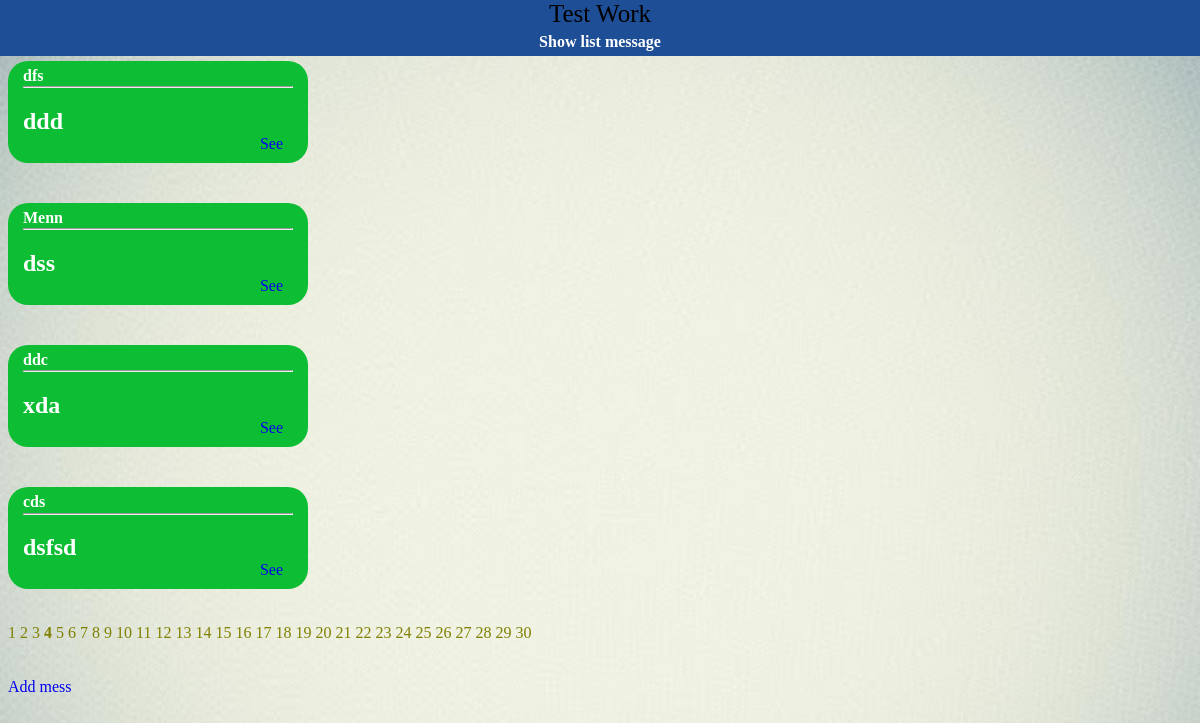
Page /message?page=4 on the committed database.
### tables this page shows
CREATE TABLE `message` (
  `Id` int UNSIGNED NOT NULL,
  `Title` varchar(255) NOT NULL,
  `Author` varchar(255) NOT NULL,
  `summary` varchar(255) NOT NULL,
  `full_content` varchar(255) NOT NULL
);

### config/routes.php (called while the page is built)
<?php
return array(
    'message' => 'message/index',
    'edit'=> 'edit/index',
    'show'=>'show/index',
);

### controllers/MessageController.php (called while the page is built)
<?php
include_once ROOT . '/models/Message.php';
class MessageController
{
    public function actionIndex()
    {
        $news = new Message();
        $news->insert_mess();
        $news->get();
        require_once(ROOT . '/views/message/index.php');
        return true;
    }
}

### models/Message.php (the view, shortened to what this page needs)
<link rel="stylesheet" href="http://localhost/test_work1/styles/css/mess_style.css">
<?php
class Message
{
    public static function get()
    {
        function link_p($p, $count_p)
            {
                 for ($i = 1; $i <= $count_p; $i++)
                    {
                          if ($i == $p) { echo ' <a style="color: #808000;" ><b>'.$i.'</b></a> ';
                            } else { echo ' <a style="color: #808000;" href='.'?page='.$i.'>'.$i.'</a> ';}
                    }
                return true;
             }
        $db_con=mysqli_connect('localhost', 'root', 'admin') or die('error! Нет соединения с сервером mysql!');
        mysqli_select_db($db_con,'test_work1') or die('error! Нет соединения с базой данных!');
        $page_mess =4;
        if (empty($_GET['page']) || ($_GET['page'] <= 0)) {
            $p = 1;
        } else {
            $p = (int) $_GET['page'];
        }
        $d=mysqli_query($db_con,'select * from message') or die('error! Записей не найдено!');
        $count = mysqli_num_rows($d);
        $count_p = ceil($count / $page_mess);
        $start_pos = ($p - 1) * $page_mess;
        echo '<p><b>Постраничный вывод информации</b></p>';
        $result = mysqli_query($db_con,'select * from message limit '.$start_pos.', '.$page_mess) or die('error!');
        while ($row = mysqli_fetch_array($result)) {
             $d=$row['Id'];
            $x=$p;
            echo "<div class='mine messages'>";
            echo  " <div class='message'>
                            <h4 style='margin-top: -2px'>". $row['Title']."</h4><hr style='margin-top: -20px'>
                             <h2>". $row['summary']."</h2>
                             <a style='float: right; margin-right: 10px; margin-top: -20px' href='show/?id=$d&page=$x'>See</a>
                    </div>   ";
            echo "</div>";
        }
        link_p($p, $count, $count_p);
    }
}

### components/Router.php
<?php
class Router
{
    private $rout;
    public function __construct()
    {
        $routePath = ROOT.'/config/routes.php';
        $this->rout = include($routePath);
    }
    private function getURI()
    {
        if (!empty($_SERVER['REQUEST_URI'])) {
            return trim($_SERVER['REQUEST_URI'], '/');
        }
    }
    public function run()
    {
        $ure = $this->getURI();
        foreach ($this->rout as $uri => $path) {
            if(preg_match("~$uri~", $ure)) {
                $segment = explode('/', $path);
                $controllerName = array_shift($segment).'Controller';
                $controllerName = ucfirst($controllerName);
                $actionName = 'action'.ucfirst((array_shift($segment)));
                $controllerFile = ROOT . '/controllers/' .$controllerName. '.php';
                if (file_exists($controllerFile)) {
                    include_once($controllerFile);
                }
                $controlObject = new $controllerName;
                $result = $controlObject->$actionName();
                if ($result != null) {
                    break;
                }
            }
        }
    }
}

### styles/css/mess_style.css (style rules this page uses)
.messages { margin-top: 30px; display: flex; flex-direction: column; }
.message { border-radius: 20px; padding: 8px 15px; margin-top: 5px; margin-bottom: 5px; display: inline-block; }
.mine { width: 300px; margin-bottom: 30px; }
.mine .message { color: white; background: rgb(13,190,53); position: relative; }

### styles/css/style.css (style rules this page uses)
a { text-decoration: none; }
body { background: url("http://localhost/test_work1/styles/images/phon1.jpg") repeat; background-size: 100%; }

### rows in the picture
message: Title "dfs", summary "ddd"
message: Title "Menn", summary "dss"
message: Title "ddc", summary "xda"
message: Title "cds", summary "dsfsd"
